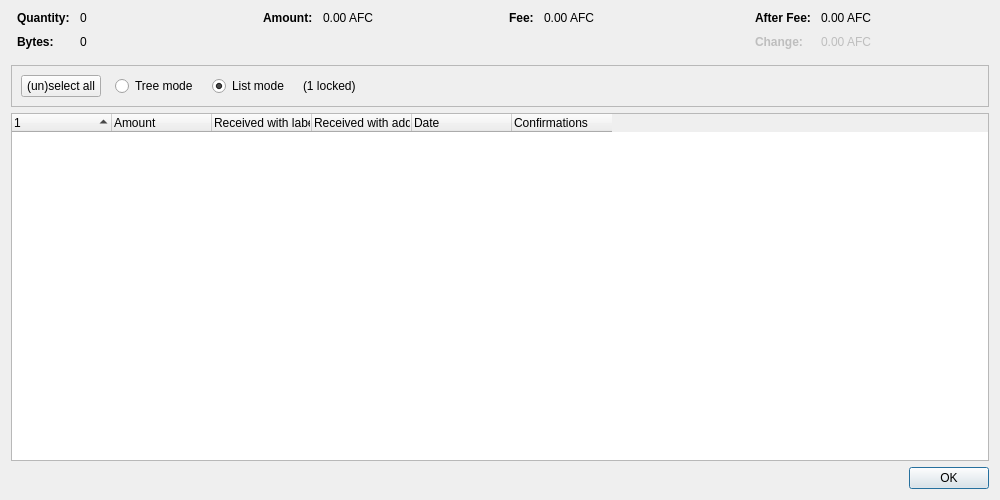
<?xml version="1.0" encoding="UTF-8"?>
<ui version="4.0">
 <class>CoinControlDialog</class>
 <widget class="QDialog" name="CoinControlDialog">
  <property name="geometry">
   <rect>
    <x>0</x>
    <y>0</y>
    <width>1000</width>
    <height>500</height>
   </rect>
  </property>
  <property name="windowTitle">
   <string>Coin Selection</string>
  </property>
  <layout class="QVBoxLayout" name="verticalLayout">
   <item>
    <layout class="QHBoxLayout" name="horizontalLayoutTop" stretch="0,0,0,0">
     <property name="topMargin">
      <number>0</number>
     </property>
     <property name="bottomMargin">
      <number>10</number>
     </property>
     <item>
      <layout class="QFormLayout" name="formLayoutCoinControl1">
       <property name="labelAlignment">
        <set>Qt::AlignLeft|Qt::AlignVCenter</set>
       </property>
       <property name="horizontalSpacing">
        <number>10</number>
       </property>
       <property name="verticalSpacing">
        <number>10</number>
       </property>
       <property name="leftMargin">
        <number>6</number>
       </property>
       <property name="rightMargin">
        <number>6</number>
       </property>
       <item row="0" column="0">
        <widget class="QLabel" name="labelCoinControlQuantityText">
         <property name="font">
          <font>
           <weight>75</weight>
           <bold>true</bold>
          </font>
         </property>
         <property name="text">
          <string>Quantity:</string>
         </property>
        </widget>
       </item>
       <item row="0" column="1">
        <widget class="QLabel" name="labelCoinControlQuantity">
         <property name="cursor">
          <cursorShape>IBeamCursor</cursorShape>
         </property>
         <property name="contextMenuPolicy">
          <enum>Qt::ActionsContextMenu</enum>
         </property>
         <property name="text">
          <string notr="true">0</string>
         </property>
         <property name="textInteractionFlags">
          <set>Qt::LinksAccessibleByMouse|Qt::TextSelectableByKeyboard|Qt::TextSelectableByMouse</set>
         </property>
        </widget>
       </item>
       <item row="1" column="0">
        <widget class="QLabel" name="labelCoinControlBytesText">
         <property name="font">
          <font>
           <weight>75</weight>
           <bold>true</bold>
          </font>
         </property>
         <property name="text">
          <string>Bytes:</string>
         </property>
        </widget>
       </item>
       <item row="1" column="1">
        <widget class="QLabel" name="labelCoinControlBytes">
         <property name="cursor">
          <cursorShape>IBeamCursor</cursorShape>
         </property>
         <property name="contextMenuPolicy">
          <enum>Qt::ActionsContextMenu</enum>
         </property>
         <property name="text">
          <string notr="true">0</string>
         </property>
         <property name="textInteractionFlags">
          <set>Qt::LinksAccessibleByMouse|Qt::TextSelectableByKeyboard|Qt::TextSelectableByMouse</set>
         </property>
        </widget>
       </item>
      </layout>
     </item>
     <item>
      <layout class="QFormLayout" name="formLayoutCoinControl2">
       <property name="horizontalSpacing">
        <number>10</number>
       </property>
       <property name="verticalSpacing">
        <number>10</number>
       </property>
       <property name="leftMargin">
        <number>6</number>
       </property>
       <property name="rightMargin">
        <number>6</number>
       </property>
       <item row="0" column="0">
        <widget class="QLabel" name="labelCoinControlAmountText">
         <property name="font">
          <font>
           <weight>75</weight>
           <bold>true</bold>
          </font>
         </property>
         <property name="text">
          <string>Amount:</string>
         </property>
        </widget>
       </item>
       <item row="0" column="1">
        <widget class="QLabel" name="labelCoinControlAmount">
         <property name="cursor">
          <cursorShape>IBeamCursor</cursorShape>
         </property>
         <property name="contextMenuPolicy">
          <enum>Qt::ActionsContextMenu</enum>
         </property>
         <property name="text">
          <string notr="true">0.00 AFC</string>
         </property>
         <property name="textInteractionFlags">
          <set>Qt::LinksAccessibleByMouse|Qt::TextSelectableByKeyboard|Qt::TextSelectableByMouse</set>
         </property>
        </widget>
       </item>
      </layout>
     </item>
     <item>
      <layout class="QFormLayout" name="formLayoutCoinControl3">
       <property name="horizontalSpacing">
        <number>10</number>
       </property>
       <property name="verticalSpacing">
        <number>10</number>
       </property>
       <property name="leftMargin">
        <number>6</number>
       </property>
       <property name="rightMargin">
        <number>6</number>
       </property>
       <item row="0" column="0">
        <widget class="QLabel" name="labelCoinControlFeeText">
         <property name="font">
          <font>
           <weight>75</weight>
           <bold>true</bold>
          </font>
         </property>
         <property name="text">
          <string>Fee:</string>
         </property>
        </widget>
       </item>
       <item row="0" column="1">
        <widget class="QLabel" name="labelCoinControlFee">
         <property name="cursor">
          <cursorShape>IBeamCursor</cursorShape>
         </property>
         <property name="contextMenuPolicy">
          <enum>Qt::ActionsContextMenu</enum>
         </property>
         <property name="text">
          <string notr="true">0.00 AFC</string>
         </property>
         <property name="textInteractionFlags">
          <set>Qt::LinksAccessibleByMouse|Qt::TextSelectableByKeyboard|Qt::TextSelectableByMouse</set>
         </property>
        </widget>
       </item>
      </layout>
     </item>
     <item>
      <layout class="QFormLayout" name="formLayoutCoinControl4">
       <property name="labelAlignment">
        <set>Qt::AlignLeft|Qt::AlignVCenter</set>
       </property>
       <property name="horizontalSpacing">
        <number>10</number>
       </property>
       <property name="verticalSpacing">
        <number>10</number>
       </property>
       <property name="leftMargin">
        <number>6</number>
       </property>
       <property name="rightMargin">
        <number>6</number>
       </property>
       <item row="0" column="0">
        <widget class="QLabel" name="labelCoinControlAfterFeeText">
         <property name="font">
          <font>
           <weight>75</weight>
           <bold>true</bold>
          </font>
         </property>
         <property name="text">
          <string>After Fee:</string>
         </property>
        </widget>
       </item>
       <item row="0" column="1">
        <widget class="QLabel" name="labelCoinControlAfterFee">
         <property name="cursor">
          <cursorShape>IBeamCursor</cursorShape>
         </property>
         <property name="contextMenuPolicy">
          <enum>Qt::ActionsContextMenu</enum>
         </property>
         <property name="text">
          <string notr="true">0.00 AFC</string>
         </property>
         <property name="textInteractionFlags">
          <set>Qt::LinksAccessibleByMouse|Qt::TextSelectableByKeyboard|Qt::TextSelectableByMouse</set>
         </property>
        </widget>
       </item>
       <item row="1" column="0">
        <widget class="QLabel" name="labelCoinControlChangeText">
         <property name="enabled">
          <bool>false</bool>
         </property>
         <property name="font">
          <font>
           <weight>75</weight>
           <bold>true</bold>
          </font>
         </property>
         <property name="text">
          <string>Change:</string>
         </property>
        </widget>
       </item>
       <item row="1" column="1">
        <widget class="QLabel" name="labelCoinControlChange">
         <property name="enabled">
          <bool>false</bool>
         </property>
         <property name="cursor">
          <cursorShape>IBeamCursor</cursorShape>
         </property>
         <property name="contextMenuPolicy">
          <enum>Qt::ActionsContextMenu</enum>
         </property>
         <property name="text">
          <string notr="true">0.00 AFC</string>
         </property>
         <property name="textInteractionFlags">
          <set>Qt::LinksAccessibleByMouse|Qt::TextSelectableByKeyboard|Qt::TextSelectableByMouse</set>
         </property>
        </widget>
       </item>
      </layout>
     </item>
    </layout>
   </item>
   <item>
    <widget class="QFrame" name="frame">
     <property name="minimumSize">
      <size>
       <width>0</width>
       <height>40</height>
      </size>
     </property>
     <property name="frameShape">
      <enum>QFrame::StyledPanel</enum>
     </property>
     <property name="frameShadow">
      <enum>QFrame::Sunken</enum>
     </property>
     <layout class="QHBoxLayout" name="horizontalLayout">
      <item>
       <layout class="QHBoxLayout" name="horizontalLayoutPanel" stretch="0,0,0,0,0">
        <property name="spacing">
         <number>14</number>
        </property>
        <item>
         <widget class="QPushButton" name="pushButtonSelectAll">
          <property name="sizePolicy">
           <sizepolicy hsizetype="Maximum" vsizetype="Fixed">
            <horstretch>0</horstretch>
            <verstretch>0</verstretch>
           </sizepolicy>
          </property>
          <property name="text">
           <string>(un)select all</string>
          </property>
          <property name="autoDefault">
           <bool>false</bool>
          </property>
         </widget>
        </item>
        <item>
         <widget class="QRadioButton" name="radioTreeMode">
          <property name="sizePolicy">
           <sizepolicy hsizetype="Maximum" vsizetype="Fixed">
            <horstretch>0</horstretch>
            <verstretch>0</verstretch>
           </sizepolicy>
          </property>
          <property name="text">
           <string>Tree mode</string>
          </property>
         </widget>
        </item>
        <item>
         <widget class="QRadioButton" name="radioListMode">
          <property name="sizePolicy">
           <sizepolicy hsizetype="Maximum" vsizetype="Fixed">
            <horstretch>0</horstretch>
            <verstretch>0</verstretch>
           </sizepolicy>
          </property>
          <property name="text">
           <string>List mode</string>
          </property>
          <property name="checked">
           <bool>true</bool>
          </property>
         </widget>
        </item>
        <item>
         <widget class="QLabel" name="labelLocked">
          <property name="text">
           <string notr="true">(1 locked)</string>
          </property>
         </widget>
        </item>
        <item>
         <spacer name="horizontalSpacer">
          <property name="orientation">
           <enum>Qt::Horizontal</enum>
          </property>
          <property name="sizeHint" stdset="0">
           <size>
            <width>40</width>
            <height>20</height>
           </size>
          </property>
         </spacer>
        </item>
       </layout>
      </item>
     </layout>
    </widget>
   </item>
   <item>
    <widget class="CoinControlTreeWidget" name="treeWidget">
     <property name="contextMenuPolicy">
      <enum>Qt::CustomContextMenu</enum>
     </property>
     <property name="sortingEnabled">
      <bool>false</bool>
     </property>
     <property name="columnCount">
      <number>6</number>
     </property>
     <attribute name="headerShowSortIndicator" stdset="0">
      <bool>true</bool>
     </attribute>
     <attribute name="headerStretchLastSection">
      <bool>false</bool>
     </attribute>
     <column>
      <property name="text">
       <string/>
      </property>
     </column>
     <column>
      <property name="text">
       <string>Amount</string>
      </property>
     </column>
     <column>
      <property name="text">
       <string>Received with label</string>
      </property>
     </column>
     <column>
      <property name="text">
       <string>Received with address</string>
      </property>
     </column>
     <column>
      <property name="text">
       <string>Date</string>
      </property>
     </column>
     <column>
      <property name="text">
       <string>Confirmations</string>
      </property>
      <property name="toolTip">
       <string>Confirmed</string>
      </property>
     </column>
     <column>
      <property name="text">
       <string/>
      </property>
     </column>
     <column>
      <property name="text">
       <string/>
      </property>
     </column>
     <column>
      <property name="text">
       <string/>
      </property>
     </column>
     <column>
      <property name="text">
       <string/>
      </property>
     </column>
    </widget>
   </item>
   <item>
    <widget class="QDialogButtonBox" name="buttonBox">
     <property name="orientation">
      <enum>Qt::Horizontal</enum>
     </property>
     <property name="standardButtons">
      <set>QDialogButtonBox::Ok</set>
     </property>
    </widget>
   </item>
  </layout>
 </widget>
 <customwidgets>
  <customwidget>
   <class>CoinControlTreeWidget</class>
   <extends>QTreeWidget</extends>
   <header>qt/coincontroltreewidget.h</header>
  </customwidget>
 </customwidgets>
 <resources/>
 <connections/>
</ui>
